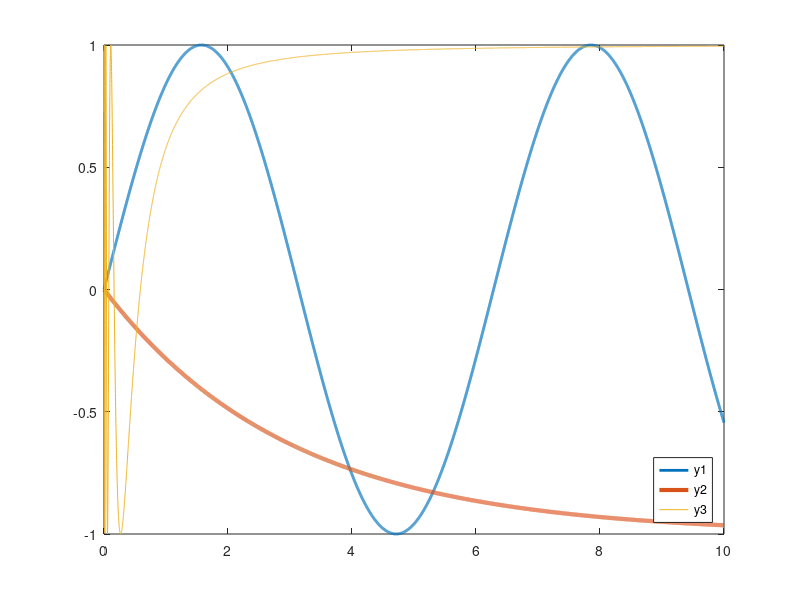

Here is the MATLAB script that generated this plot: (Note: this script raises an error after producing the figure.)
%% E7 - Assignment 5 - Carlin Liao

%% 1. 2D Plotting

% Part a
topLeft = subplot(2,2,1);
right = subplot(2,2,[2 4]);
botLeft = subplot(2,2,3);

% Part b
axes(topLeft);
x = linspace(1,4,100);
plot(x,exp(-x).*cos(5*x))

% Part c
clear all
subplots3 = [subplot(3,3,1),subplot(3,3,2),subplot(3,3,3),subplot(3,3,[4 4.5]),subplot(3,3,[5.5 6]),subplot(3,3,[7 9])];
x=0:0.01:4;
for p = -2:3
    axes(subplots3(p+3));
    plot(x,sin(x*p).*x.^p);
end


%% 2. 3D Plotting

clear all
x = linspace(-2,2);
y = linspace(-1,4,50);
[x y] = ndgrid(x,y);
z = -(x.*y)./exp(x.^2.+.5*y.^2);
surf(x,y,z);
title('Surface Plot');
xlabel('x');
ylabel('y');
zlabel('z')

%% 3. Inset of Plot Expansion
% My plot is *really close*, but not IDENTICAAAAAAL

clf
x = linspace(.001,10,10000);
y1 = sin(x);
y2 = exp(-x./3)-1;
y3 = cos(1./(x+0.05));

H = plot(x,y1,x,y2,x,y3);
set(H(1),'LineWidth',2);
set(H(2),'LineWidth',3);
legend('y1','y2','y3','Location','SouthEast')

magnifyingGlass(gca,[0.001 0.1],[.6 .6 .25 .25])


%% 4. Cell and Struct Arrays

[Caa, Chv, Chvc] = createCell3by2()


%% 5. 

Scores = struct('Name', 'def', 'TaskScores', {[6 1 8]});
Scores(2) = struct('Name', 'ABC', 'TaskScores', {[3 5 9]});
Scores(3) = struct('Name', 'DEF', 'TaskScores', [9 9 10]);
TaskWeights = [ .1 0 10 ];

[ScoresWeighted B90] = AddWeights(Scores,TaskWeights)


%% 6. Creating a Word Index

InitializeIndex();

%% 7. Creating a Word Index

Doc1 = {'Matlab', 'is', 'awesome'};
Doc2 = {'Programming', 'is', 'very', 'very', 'fun'};
Doc3 = {'I', 'love', 'Matlab'};

E7 = InitializeIndex();
E7 = InsertDoc(E7, Doc1, 1);
E7 = InsertDoc(E7, Doc2, 2);
E7 = InsertDoc(E7, Doc3, 3);

% load('SongLyrics.mat');
% LyricIndex = InitializeIndex();
% for i = 1:length(SongLyrics)
%     LyricIndex = InsertDoc(LyricIndex,SongLyrics(i).Lyrics,i);
% end


%% 8.

% locs = FindWordsInIndex(LyricIndex,'Johnny');
% locsAll = FindWordsInIndex(LyricIndex,{'I','Love','You'});

